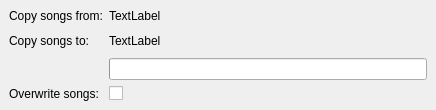
<?xml version="1.0" encoding="UTF-8"?>
<ui version="4.0">
 <class>ActionDialog</class>
 <widget class="QWidget" name="ActionDialog">
  <property name="geometry">
   <rect>
    <x>0</x>
    <y>0</y>
    <width>436</width>
    <height>105</height>
   </rect>
  </property>
  <property name="windowTitle">
   <string>Form</string>
  </property>
  <layout class="QVBoxLayout" name="verticalLayout">
   <property name="margin">
    <number>0</number>
   </property>
   <item>
    <widget class="QStackedWidget" name="stack">
     <property name="currentIndex">
      <number>0</number>
     </property>
     <widget class="QWidget" name="page">
      <layout class="QFormLayout" name="formLayout">
       <property name="fieldGrowthPolicy">
        <enum>QFormLayout::ExpandingFieldsGrow</enum>
       </property>
       <item row="0" column="0">
        <widget class="QLabel" name="label">
         <property name="text">
          <string>Copy songs from:</string>
         </property>
        </widget>
       </item>
       <item row="0" column="1">
        <widget class="QLabel" name="sourceLabel">
         <property name="text">
          <string>TextLabel</string>
         </property>
        </widget>
       </item>
       <item row="1" column="0">
        <widget class="QLabel" name="label_3">
         <property name="text">
          <string>Copy songs to:</string>
         </property>
        </widget>
       </item>
       <item row="1" column="1">
        <layout class="QHBoxLayout" name="horizontalLayout">
         <item>
          <widget class="QLabel" name="destinationLabel">
           <property name="text">
            <string>TextLabel</string>
           </property>
          </widget>
         </item>
         <item>
          <widget class="QToolButton" name="configureButton">
           <property name="autoRaise">
            <bool>true</bool>
           </property>
          </widget>
         </item>
         <item>
          <spacer name="horizontalSpacer">
           <property name="orientation">
            <enum>Qt::Horizontal</enum>
           </property>
           <property name="sizeHint" stdset="0">
            <size>
             <width>40</width>
             <height>20</height>
            </size>
           </property>
          </spacer>
         </item>
        </layout>
       </item>
       <item row="2" column="1">
        <widget class="CapacityBar" name="capacity">
         <property name="sizePolicy">
          <sizepolicy hsizetype="MinimumExpanding" vsizetype="Fixed">
           <horstretch>0</horstretch>
           <verstretch>0</verstretch>
          </sizepolicy>
         </property>
        </widget>
       </item>
       <item row="3" column="0">
        <widget class="QLabel" name="label_2">
         <property name="text">
          <string>Overwrite songs:</string>
         </property>
         <property name="buddy">
          <cstring>overwrite</cstring>
         </property>
        </widget>
       </item>
       <item row="3" column="1">
        <widget class="QCheckBox" name="overwrite">
         <property name="text">
          <string/>
         </property>
        </widget>
       </item>
      </layout>
     </widget>
     <widget class="QWidget" name="page_3">
      <layout class="QHBoxLayout" name="horizontalLayout_2">
       <item>
        <widget class="QLabel" name="errorIcon">
         <property name="sizePolicy">
          <sizepolicy hsizetype="Fixed" vsizetype="Fixed">
           <horstretch>0</horstretch>
           <verstretch>0</verstretch>
          </sizepolicy>
         </property>
         <property name="minimumSize">
          <size>
           <width>64</width>
           <height>64</height>
          </size>
         </property>
         <property name="maximumSize">
          <size>
           <width>64</width>
           <height>64</height>
          </size>
         </property>
        </widget>
       </item>
       <item>
        <spacer name="horizontalSpacer_3">
         <property name="orientation">
          <enum>Qt::Horizontal</enum>
         </property>
         <property name="sizeType">
          <enum>QSizePolicy::Fixed</enum>
         </property>
         <property name="sizeHint" stdset="0">
          <size>
           <width>16</width>
           <height>20</height>
          </size>
         </property>
        </spacer>
       </item>
       <item>
        <widget class="QLabel" name="errorText"/>
       </item>
      </layout>
     </widget>
     <widget class="QWidget" name="page_4">
      <layout class="QHBoxLayout" name="horizontalLayout_3">
       <item>
        <widget class="QLabel" name="skipIcon">
         <property name="sizePolicy">
          <sizepolicy hsizetype="Fixed" vsizetype="Fixed">
           <horstretch>0</horstretch>
           <verstretch>0</verstretch>
          </sizepolicy>
         </property>
         <property name="minimumSize">
          <size>
           <width>64</width>
           <height>64</height>
          </size>
         </property>
         <property name="maximumSize">
          <size>
           <width>64</width>
           <height>64</height>
          </size>
         </property>
        </widget>
       </item>
       <item>
        <spacer name="horizontalSpacer_4">
         <property name="orientation">
          <enum>Qt::Horizontal</enum>
         </property>
         <property name="sizeType">
          <enum>QSizePolicy::Fixed</enum>
         </property>
         <property name="sizeHint" stdset="0">
          <size>
           <width>16</width>
           <height>20</height>
          </size>
         </property>
        </spacer>
       </item>
       <item>
        <widget class="QLabel" name="skipText"/>
       </item>
      </layout>
     </widget>
     <widget class="QWidget" name="page_2">
      <layout class="QGridLayout" name="gridLayout">
       <item row="0" column="0">
        <widget class="ActionLabel" name="actionLabel">
         <property name="sizePolicy">
          <sizepolicy hsizetype="Fixed" vsizetype="Fixed">
           <horstretch>0</horstretch>
           <verstretch>0</verstretch>
          </sizepolicy>
         </property>
         <property name="minimumSize">
          <size>
           <width>64</width>
           <height>64</height>
          </size>
         </property>
         <property name="maximumSize">
          <size>
           <width>64</width>
           <height>64</height>
          </size>
         </property>
        </widget>
       </item>
       <item row="0" column="1">
        <spacer name="horizontalSpacer_5">
         <property name="orientation">
          <enum>Qt::Horizontal</enum>
         </property>
         <property name="sizeType">
          <enum>QSizePolicy::Fixed</enum>
         </property>
         <property name="sizeHint" stdset="0">
          <size>
           <width>16</width>
           <height>20</height>
          </size>
         </property>
        </spacer>
       </item>
       <item row="0" column="2">
        <widget class="QLabel" name="progressLabel">
         <property name="sizePolicy">
          <sizepolicy hsizetype="MinimumExpanding" vsizetype="MinimumExpanding">
           <horstretch>0</horstretch>
           <verstretch>0</verstretch>
          </sizepolicy>
         </property>
         <property name="text">
          <string>TextLabel</string>
         </property>
         <property name="alignment">
          <set>Qt::AlignLeading|Qt::AlignLeft|Qt::AlignVCenter</set>
         </property>
        </widget>
       </item>
       <item row="1" column="0" colspan="3">
        <widget class="QProgressBar" name="progressBar">
         <property name="value">
          <number>24</number>
         </property>
        </widget>
       </item>
      </layout>
     </widget>
    </widget>
   </item>
  </layout>
 </widget>
 <customwidgets>
  <customwidget>
   <class>CapacityBar</class>
   <extends>QProgressBar</extends>
   <header>capacitybar.h</header>
  </customwidget>
  <customwidget>
   <class>ActionLabel</class>
   <extends>QLabel</extends>
   <header>actionlabel.h</header>
  </customwidget>
 </customwidgets>
 <tabstops>
  <tabstop>configureButton</tabstop>
  <tabstop>overwrite</tabstop>
 </tabstops>
 <resources/>
 <connections/>
</ui>
